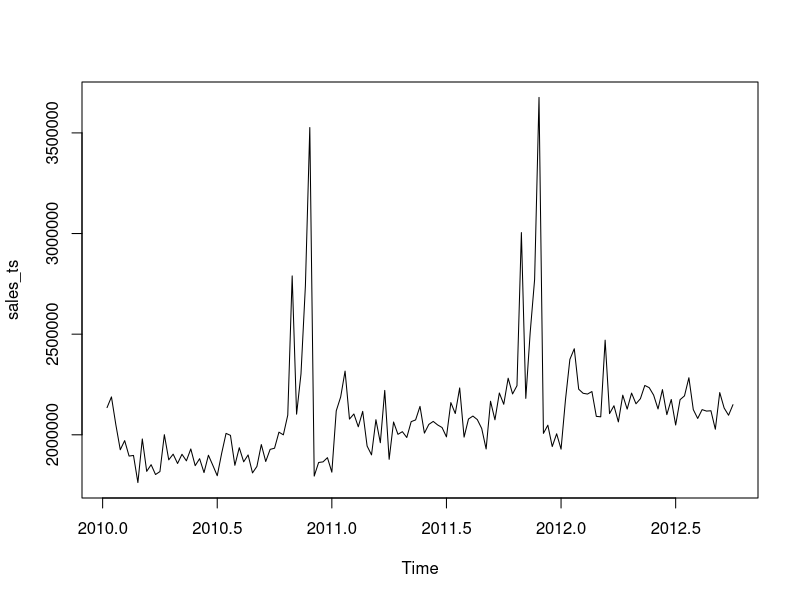
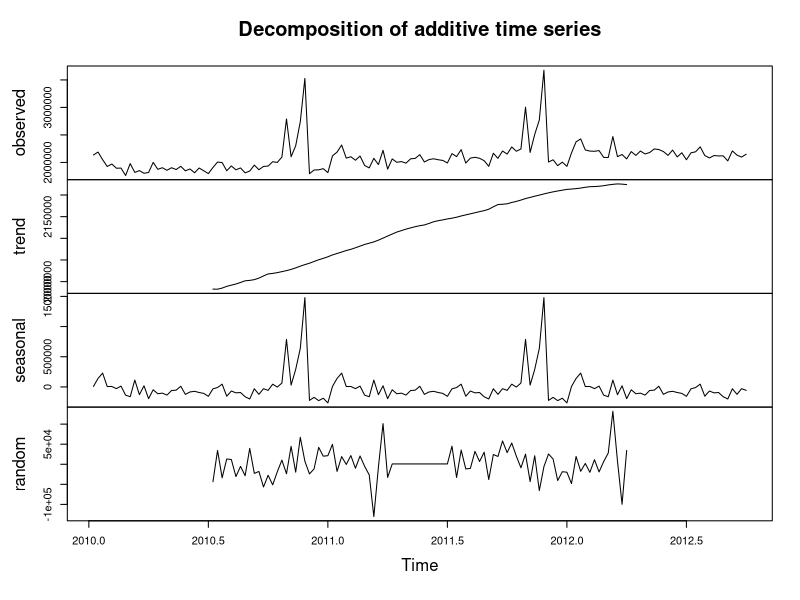
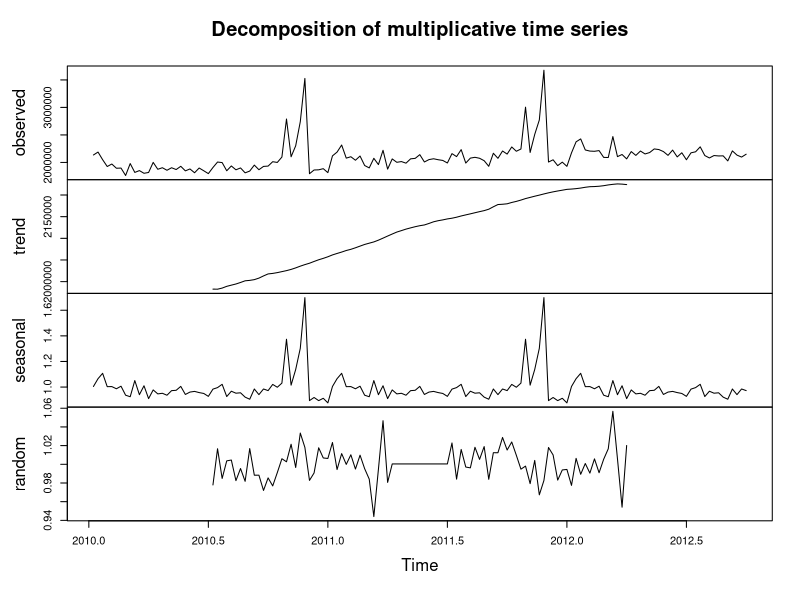
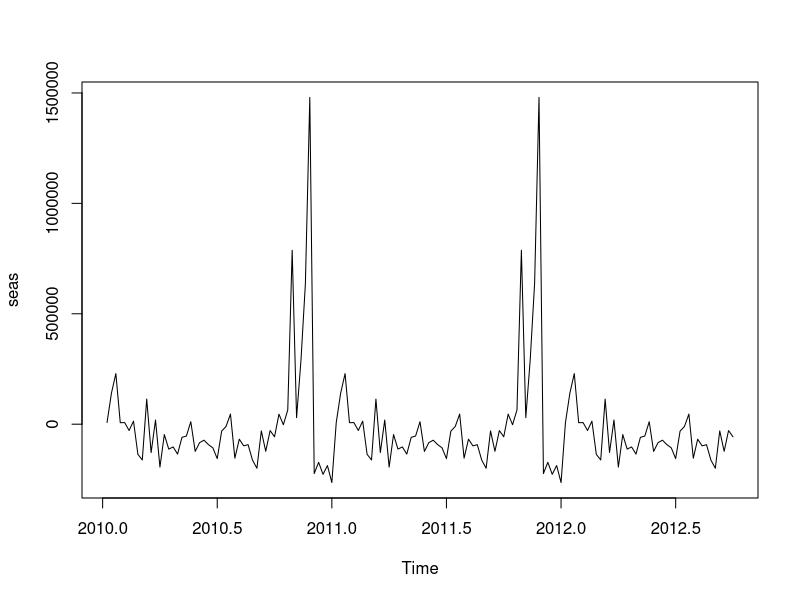
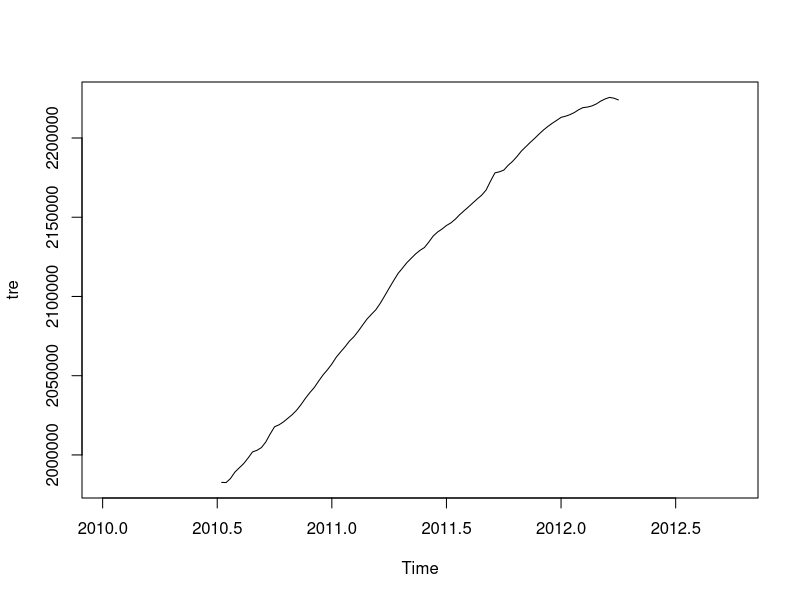
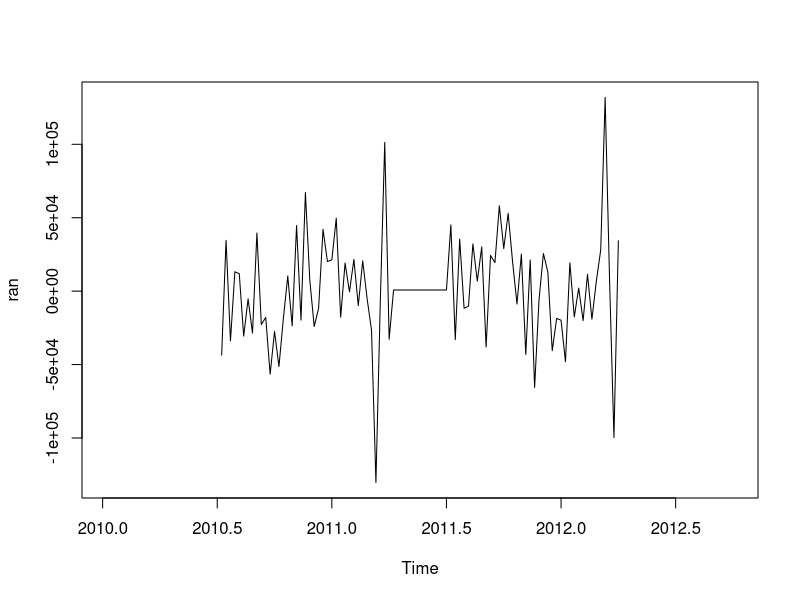
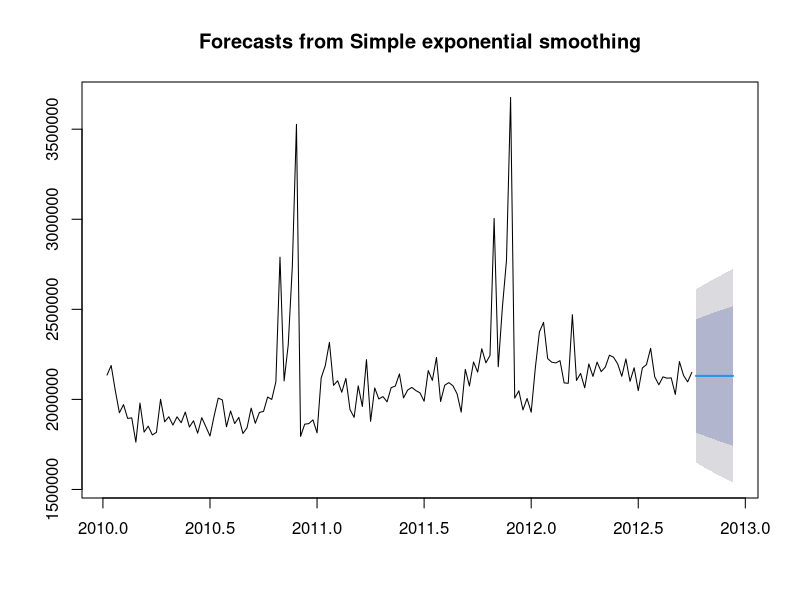
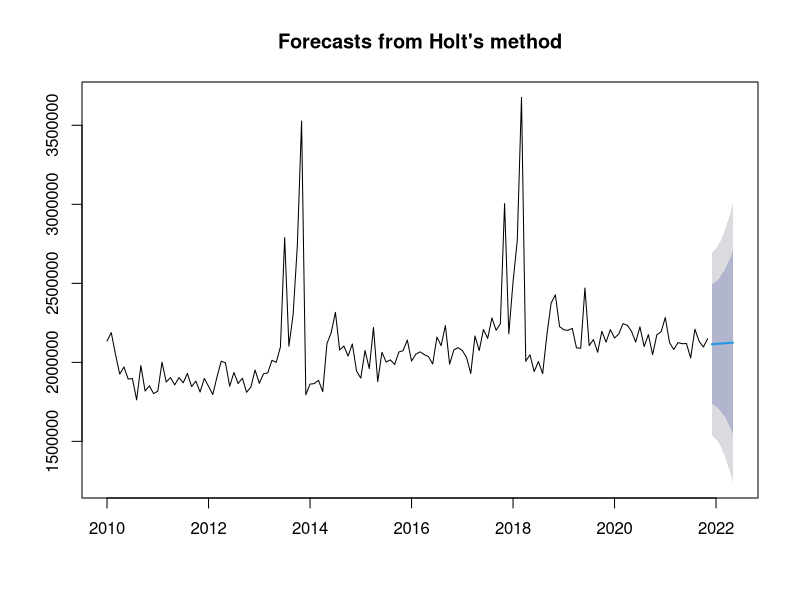

These charts were generated, in order, by the following R code:
## ---- chunk 1

#reading the csv file. 
df <- read.csv('sales.csv')
head(df)
#print(df)
## ---- chunk 2
sales <- df$Sales
head(sales)
## ---- chunk 3
sales_ts <- ts(sales, frequency = 52, start=c(2010, 2, 5))
sales_ts
## ---- chunk 4
plot.ts(sales_ts)
## ---- chunk 5
install.packages("forecast")
library(forecast)
#Decomposing a seasonal time series means separating the time series into these three components
tsA<- decompose(sales_ts,"additive")
plot(tsA)

## ---- chunk 6
library(forecast)
tsM<- decompose(sales_ts,"multiplicative")
plot(tsM)
## ---- chunk 7
seas<- tsA$seasonal
plot(seas)

## ---- chunk 8
tre<-tsA$trend
plot(tre)

## ---- chunk 9
ran<-tsA$random
plot(ran)
## ---- chunk 10
#function "ses" gives out the "simple exponential smoothing"
ses<-ses(sales_ts)
#plotting SES
plot(ses)

## ---- chunk 11
#for double exponential smoothing we use HOlt's linear method.
Hts <- ts(sales, frequency = 12, start=2010)
#the alpha -> smoothness parameter for the level (trend-less series), we have a beta parameter which controls the smoothness of the trend component. 
HoltModel <- holt(Hts, h=6, alpha=0.2, beta=0.1)

summary(HoltModel)
plot(HoltModel)

## ---- chunk 12
#
HWModelA <- hw(Hts, h=12, alpha=0.2, beta=0.1, gamma=0.25, seasonal =
"additive")
summary(HWModelA)
plot(HWModelA)
## ---- chunk 13
HWModelM <- hw(Hts, h=12, alpha=0.2, beta=0.1, gamma=0.25, seasonal =
"multiplicative")
summary(HWModelM)
plot(HWModelM)
## ---- chunk 14
#dev.new(width=400, height=250, unit="px")
plot(ses,col="green")
par(new=TRUE)
plot(HoltModel,col="blue")
par(new=TRUE)
plot(HWModelA, col="orange" )

## ---- chunk 15
sales_lm <- lm(sales~ Holiday_Flag + Temperature + Fuel_Price + CPI + Unemployment + Laptop_Demand , data=df)
sales_lm%>% summary()
## ---- chunk 16
##obtaining the predicted values.
library(tidyverse)
explan_sales<-tibble(df)
head(explan_sales)
predict(sales_lm,explan_sales)

## ---- chunk 17
#now let's plot the predicted values against the observed or the original values.
plot(predict(sales_lm), df$sales,
     xlab = "Predicted Values",
     ylab = "Observed Values")
abline(a = 0, b = 1, lwd=2,
       col = "green")
## ---- chunk 18
ts1 <- ts(df$Laptop_Demand, frequency = 12, start = 2012)
plot(ts1)

## ---- chunk 19
tsdA1 <- decompose(ts1, "additive")
plot(tsdA1)
## ---- chunk 20
tsdM1 <- decompose(ts1, "multiplicative")
plot(tsdM1)
## ---- chunk 21
#USING CROSTON MODEL 
Cts <- ts(df$Laptop_Demand, frequency = 12, start = 2010)
plot(Cts)

## ---- chunk 22
CrostonModel <- croston(Cts, h=4, alpha=0.2)
summary(CrostonModel)
plot(CrostonModel)
## ---- chunk 23
#lets take a summary of the "Holt Model".
summary(HoltModel)
## ---- chunk 24
summary(HWModelA)
## ---- chunk 25
summary(ses)
